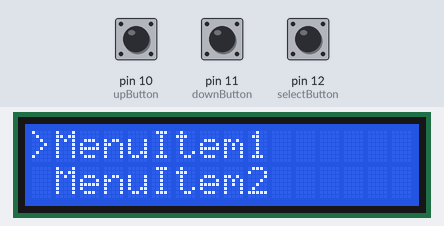
Bench run of a sketch on a simulated Arduino Uno, built with avr-gcc and run on an emulated ATmega328P. Shown: 16×2 character LCD. Inputs (shaded band) come from the test bench; at power-on: pin 11 (downButton) HIGH, pin 12 (selectButton) HIGH, pin 10 (upButton) HIGH.

Above: at 1.2 s.
1.3 s: pin 11 (downButton) pulled LOW for 0.15 s
At 1.7 s:
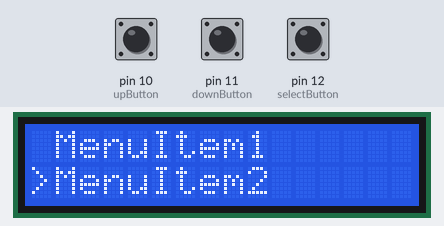
2.9 s: pin 12 (selectButton) pulled LOW for 0.15 s
At 3.8 s:
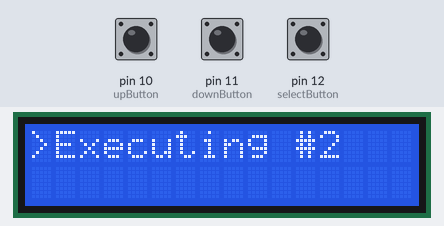
5.9 s: pin 11 (downButton) pulled LOW for 1 s
At 6.4 s:
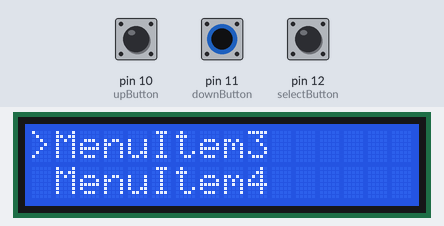
8.4 s: pin 12 (selectButton) pulled LOW for 1 s
At 9.2 s:
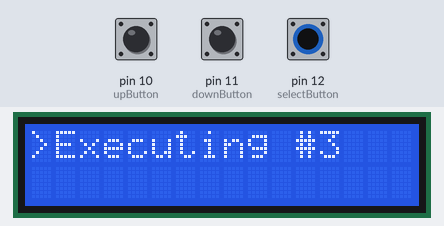
11.4 s: pin 10 (upButton) pulled LOW for 0.15 s
At 11.8 s:
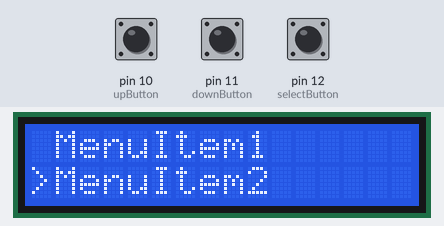
13.0 s: pin 10 (upButton) pulled LOW for 1 s
At 14.2 s:
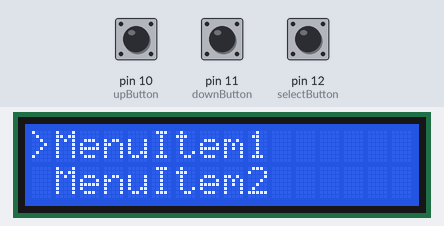
Timing chart, 0 to 16.0 s (numbered marks = the images above; inputs shaded):
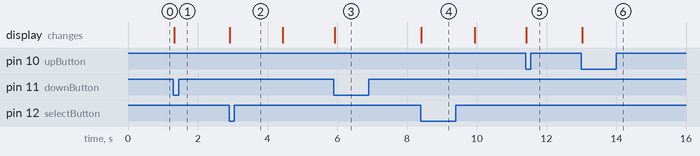

Measured:
- after the input at 1.3 s, the display: changes at once (image 1)
- after the input at 2.9 s, the display: changes at once (image 2)
- after the input at 5.9 s, the display: changes at once (image 3)
- after the input at 8.4 s, the display: changes at once (image 4)
- after the input at 11.4 s, the display: changes at once (image 5)
- after the input at 13.0 s, the display: changes at once (image 6)

The sketch:

test_3.ino
```cpp
#include <Wire.h>
#include <LiquidCrystal_I2C.h>

LiquidCrystal_I2C lcd(0x27, 16, 2);

int upButton = 10;
int downButton = 11;
int selectButton = 12;
int menu = 1;

void setup() {
  lcd.init();
  lcd.backlight();
  pinMode(upButton, INPUT_PULLUP);
  pinMode(downButton, INPUT_PULLUP);
  pinMode(selectButton, INPUT_PULLUP);
  updateMenu();
}

void loop() {
  if (!digitalRead(downButton)){
    menu++;
    updateMenu();
    delay(100);
    while (!digitalRead(downButton));
  }
  if (!digitalRead(upButton)){
    menu--;
    updateMenu();
    delay(100);
    while(!digitalRead(upButton));
  }
  if (!digitalRead(selectButton)){
    executeAction();
    updateMenu();
    delay(100);
    while (!digitalRead(selectButton));
  }
}

void updateMenu() {
  switch (menu) {
    case 0:
      menu = 1;
      break;
    case 1:
      lcd.clear();
      lcd.print(">MenuItem1");
      lcd.setCursor(0, 1);
      lcd.print(" MenuItem2");
      break;
    case 2:
      lcd.clear();
      lcd.print(" MenuItem1");
      lcd.setCursor(0, 1);
      lcd.print(">MenuItem2");
      break;
    case 3:
      lcd.clear();
      lcd.print(">MenuItem3");
      lcd.setCursor(0, 1);
      lcd.print(" MenuItem4");
      break;
    case 4:
      lcd.clear();
      lcd.print(" MenuItem3");
      lcd.setCursor(0, 1);
      lcd.print(">MenuItem4");
      break;
    case 5:
      menu = 4;
      break;
  }
}

void executeAction() {
  switch (menu) {
    case 1:
      action1();
      break;
    case 2:
      action2();
      break;
    case 3:
      action3();
      break;
    case 4:
      action4();
      break;
  }
}

void action1() {
  lcd.clear();
  lcd.print(">Executing #1");
  delay(1500);
}
void action2() {
  lcd.clear();
  lcd.print(">Executing #2");
  delay(1500);
}
void action3() {
  lcd.clear();
  lcd.print(">Executing #3");
  delay(1500);
}
void action4() {
  lcd.clear();
  lcd.print(">Executing #4");
  delay(1500);
}
```
